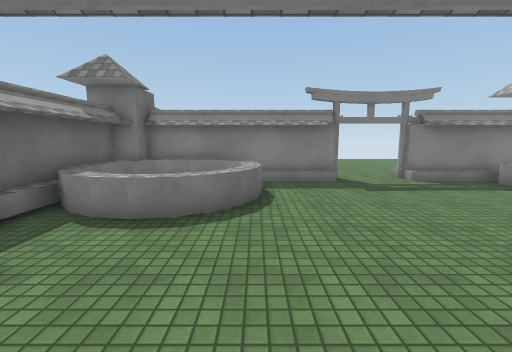
View 1 (above)

12 first-person views from a walk through a 3-D level made in the Unity game engine. The camera is 1.5 m above the floor, tilts 8° down and sees 90° across. The floor is counted in squares, 1 m on a side. Each view is taken from the middle of a square. On the plan, view 1 faces up. The plan holds only what a view shows up to about 13 squares ahead; the rest is blank. Surface patterns are stand-ins for the level's own textures.

View 2
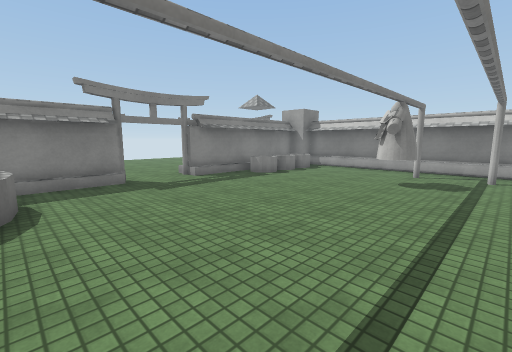

View 3
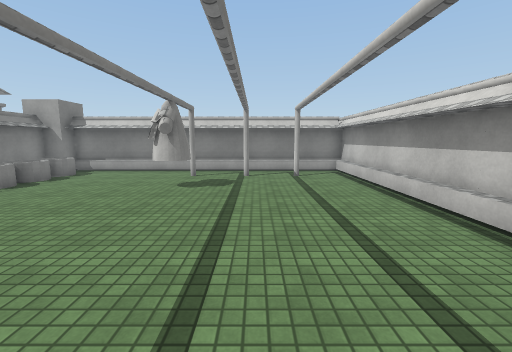

View 4
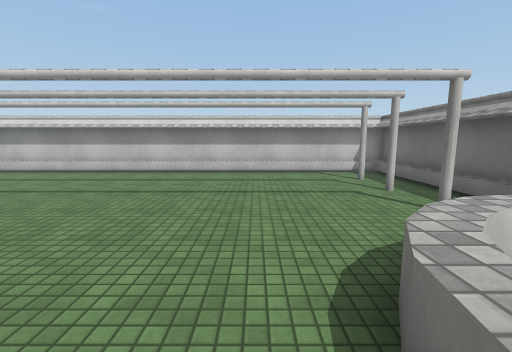

View 5
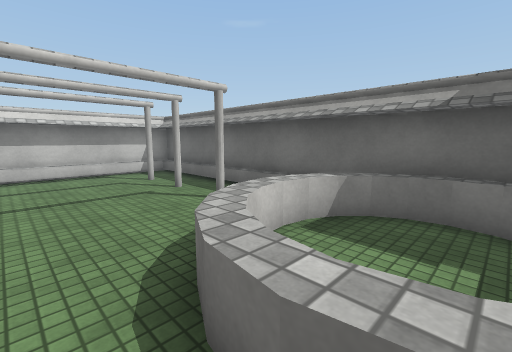

View 6
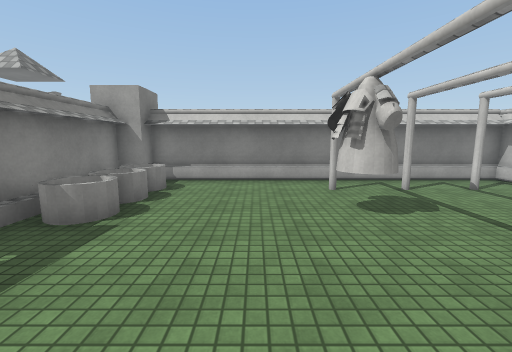

View 7
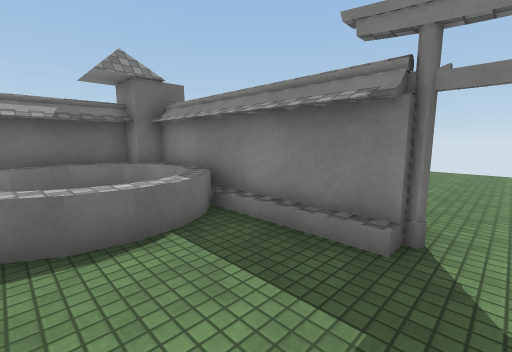

View 8
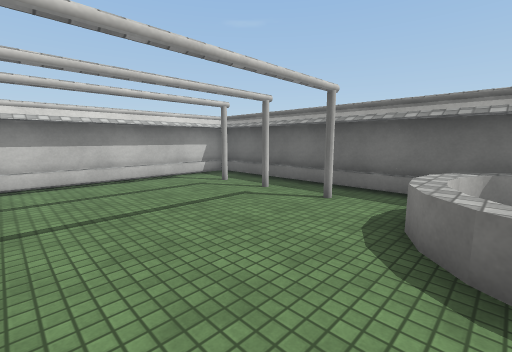

View 9
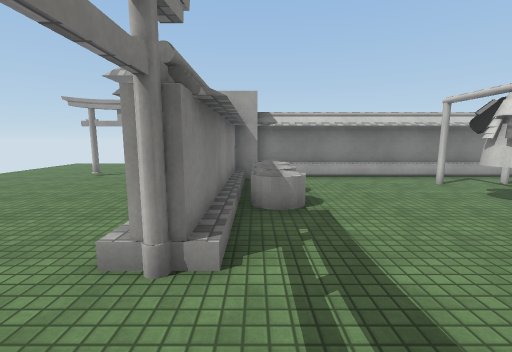

View 10
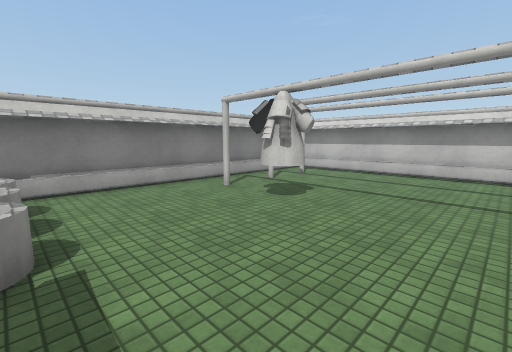

View 11
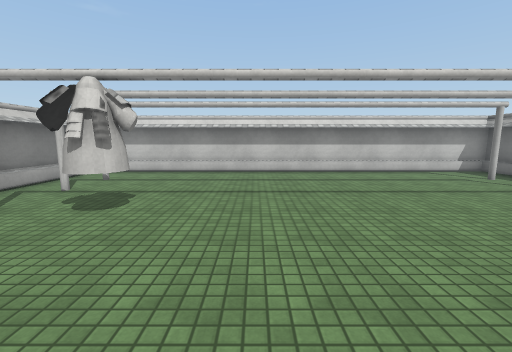

View 12
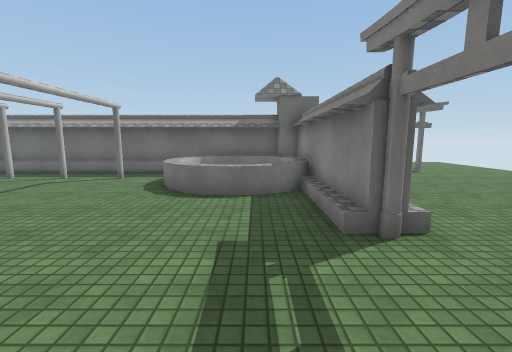

### Floor plan
Key: @ floor where view 1 was taken; # wall or solid block; . floor; / step, stairs or slope; = window, fence, low wall or low ledge; ^ raised ledge; O other object.
Columns run from 6 left of view 1 to 16 right of it. Each row starts with its distance up from view 1.
 20 ..      ...         ...
 19 ...     ...        ....
 18 ....    ...       .....
 17 .....   ...      ......
 16 .#....  ...     ....#..
 15  ...... ...    .......
 14    ........  .......
 13      .............
 12       ...........
 11         //..///
 10   ########..########
  9  #####=........OOOO##
  8  ##..==.......OOOOO.#
  7  ##...=.............#
  6  ##..==.............#
  5  #=^^=..............#
  4  #..................#
  3  #.#...........OO.#.#
  2  #.............O....#
  1  #..................#
  0  #.#..@...........#.#
 -1  #..................#
 -2  #.#..............#.#
 -3  #..................#
 -4  ####################

Where each view was taken, in squares from view 1:
view 1: 0 up, 0 right, facing up
view 2: 0 up, 0 right, facing up-right
view 3: 0 up, 1 right, facing right
view 4: 8 up, 1 right, facing down
view 5: 8 up, 1 right, facing down-left
view 6: 5 up, 4 right, facing right
view 7: 6 up, 4 right, facing up-left
view 8: 6 up, 3 right, facing down-left
view 9: 9 up, 3 right, facing right
view 10: 8 up, 5 right, facing down-right
view 11: 8 up, 6 right, facing down
view 12: 8 up, 7 right, facing left
